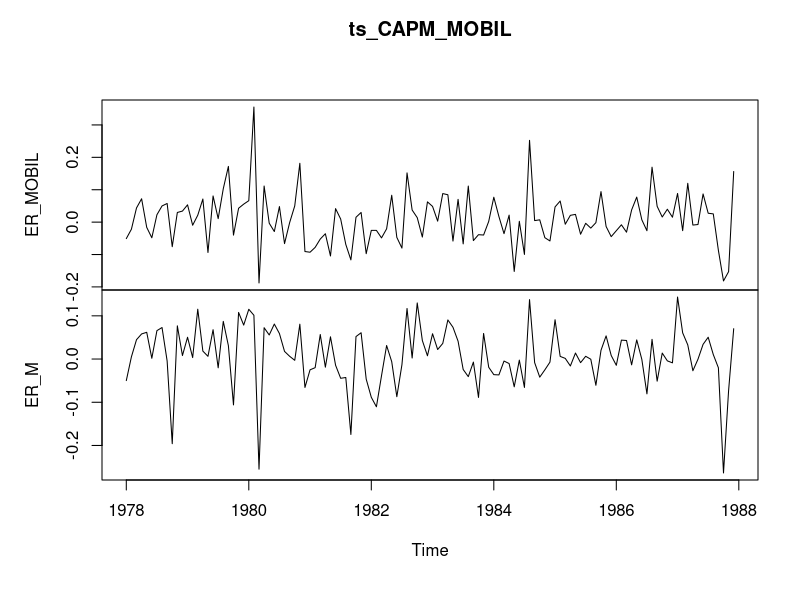
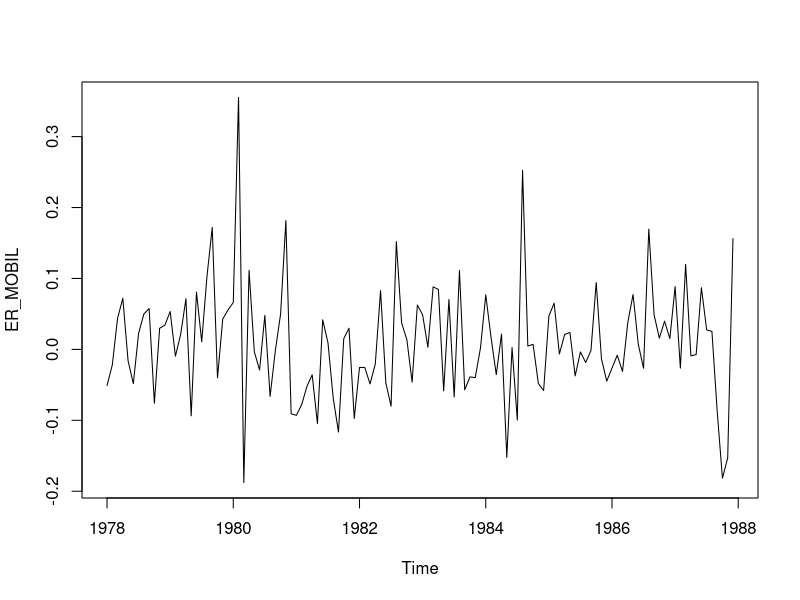
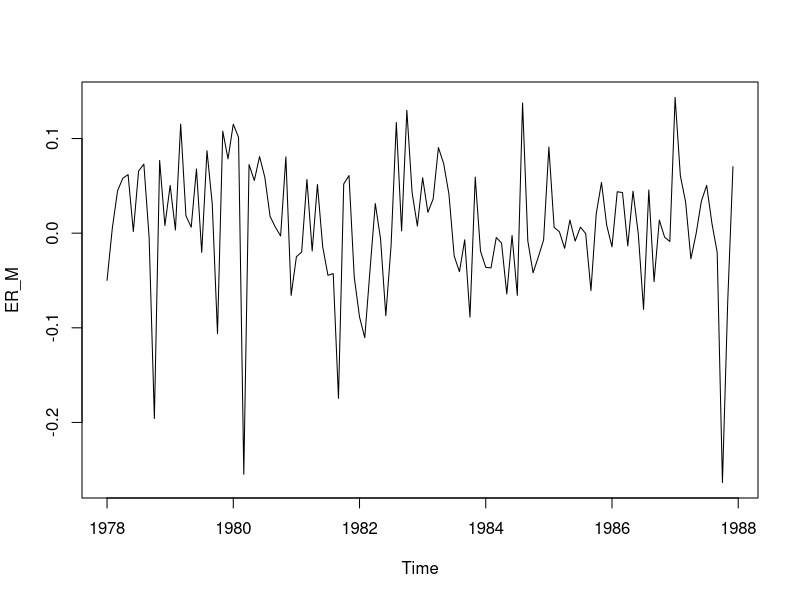
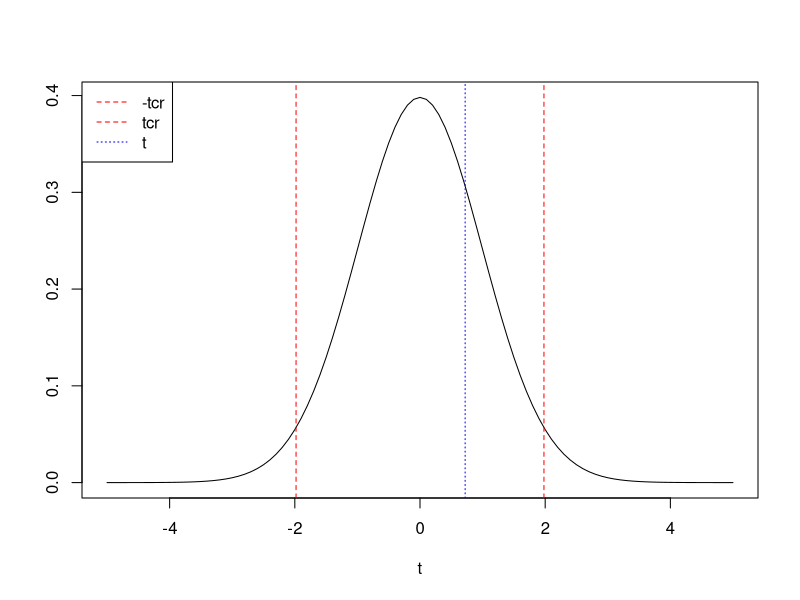
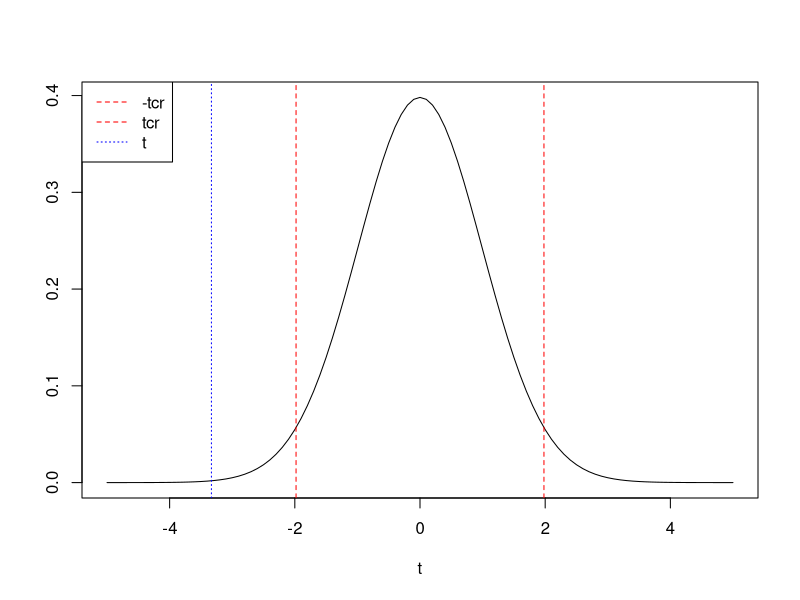
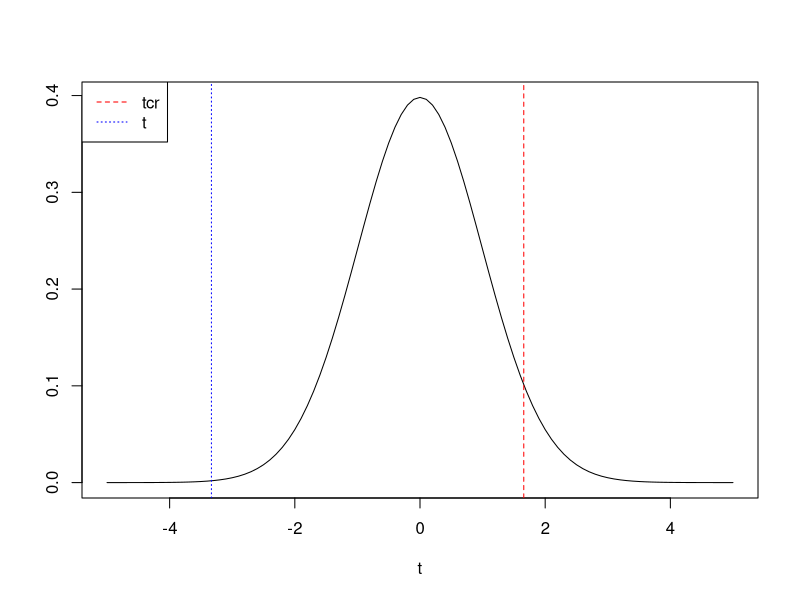
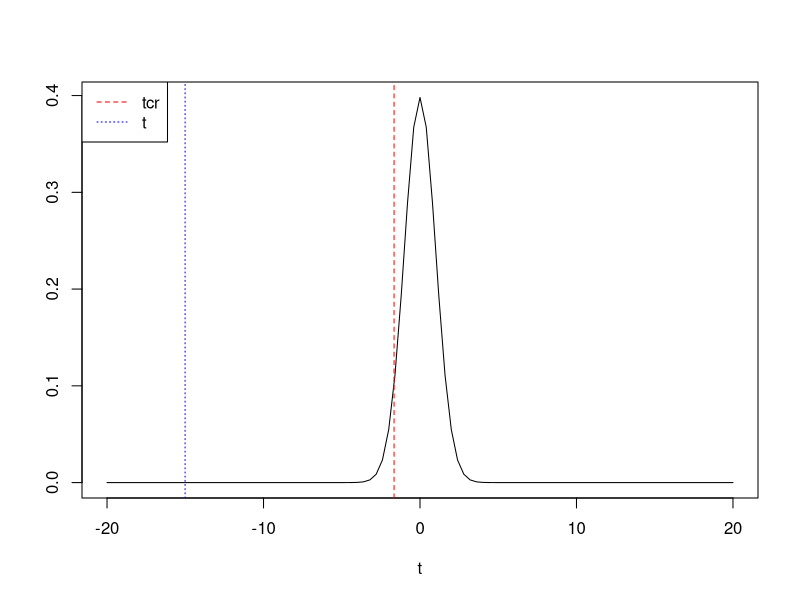

Here is the R script that generated these plots, in order:
setwd("~/Documents/R/_ECOMET_code")
library(readr)
CAPM_MOBIL <- read_csv("CAPM_MOBIL.csv")
ts_CAPM_MOBIL <- ts(CAPM_MOBIL, start=c(1978,1), end = c(1987,12), frequency = 12)
plot(ts_CAPM_MOBIL)
#
ER_MOBIL <- ts_CAPM_MOBIL[,"ER_MOBIL"]
ER_M <- ts_CAPM_MOBIL[,"ER_M"]
ts.plot(ER_MOBIL)
ts.plot(ER_M)
#
#
# Modelo CAPM para las acciones de la empresa Mobil
#
CAPM <- lm (ER_MOBIL~ER_M)
summary(CAPM)
#
# Contrastes de hipótesis
#
# beta1=0 versus beta1≠0
#
# Estadístico t
# Método del valor crítico
alpha <- 0.05 # nivel de significación
b1 <- coef(CAPM)[[1]] # estimación del parámetro beta1
seb1 <- sqrt(vcov(CAPM)[1,1]) # estimación de la desviación típica de beta1
c <- 0
df <- df.residual(CAPM) # grados de libertad
t <- (b1-c)/seb1 # estadístico t
t
tcr <- qt(1-alpha/2, df) # valor crítico
tcr
# Gráfico de la función de densidad t de Student, valor crítico y estadístico t:
curve(dt(x, df), -5, 5, ylab=" ", xlab="t")
abline(v=c(-tcr, tcr, t), col=c("red", "red", "blue"), lty=c(2,2,3))
legend("topleft", legend=c("-tcr", "tcr", "t"), col=c("red", "red", "blue"), lty=c(2, 2, 3))
# Método del P-valor
p <- 2*(1-pt(abs(t), df))
p
# Estadístico F
library(car)
H_0 <- "(Intercept)=0"
linearHypothesis(CAPM,H_0,test="F")
#
# beta2=1 versus beta1≠1
#
# Estadístico t
# Método del valor crítico
alpha <- 0.05 # nivel de significación
b2 <- coef(CAPM)[[2]] # estimación del parámetro beta1
seb2 <- sqrt(vcov(CAPM)[2,2]) # estimación de la desviación típica de beta1
c <- 1
df <- df.residual(CAPM) # grados de libertada
t <- (b2-c)/seb2 # estadístico t
t
tcr <- qt(1-alpha/2, df) # valor crítico
tcr
# Gráfico de la función de densidad t de Student, valor crítico y estadístico t:
curve(dt(x, df), -5, 5, ylab=" ", xlab="t")
abline(v=c(-tcr, tcr, t), col=c("red", "red", "blue"), lty=c(2,2,3))
legend("topleft", legend=c("-tcr", "tcr", "t"), col=c("red", "red", "blue"), lty=c(2, 2, 3))
# Método del P-valor
p <- 2*(1-pt(abs(t), df))
p
# Estadístico F
H_0 <- "ER_M=1"
linearHypothesis(CAPM,H_0,test="F")
#
# Contraste conjunto: beta1=0, beta2=1
H_0 <- c("(Intercept) = 0", "ER_M = 1")
linearHypothesis(CAPM,H_0,test="F")
#
# Contrastes unilaterales
# 
# beta2≤1 versus beta2>1
#
c <- 1
alpha <- 0.05
t <- (b2-c)/seb2
t
tcr <- qt(1-alpha, df) # alpha no se divide por 2
tcr
curve(dt(x, df), -5, 5, ylab=" ", xlab="t")
abline(v=c(tcr, t), col=c("red", "blue"), lty=c(2, 3))
legend("topleft", legend=c("tcr", "t"),
       col=c("red", "blue"), lty=c(2, 3))
#
p <- 1-pt(t, df)
p
# 
# beta2≥2 versus beta2<2
#
c <- 2
alpha <- 0.05
t <- (b2-c)/seb2
t
tcr <- qt(alpha, df) # alpha no se divide por 2
tcr
curve(dt(x, df), -20, 20, ylab=" ", xlab="t")
abline(v=c(tcr, t), col=c("red", "blue"), lty=c(2, 3))
legend("topleft", legend=c("tcr", "t"),
       col=c("red", "blue"), lty=c(2, 3))
#
p <- pt(t, df)
p
# Intervalos de confianza
IntConf <- confint(CAPM)
print(IntConf)
#
# Manualmente
#
alpha <- 0.05
tc <- qt(1-alpha/2, df)
#
inf_b1 <- b1-tc*seb1 # cota inferior
sup_b1 <- b1+tc*seb1 # cota superior
inf_b1 ; sup_b1
#
#
inf_b2 <- b2-tc*seb2 # cota inferior
sup_b2 <- b2+tc*seb2 # cota superior
inf_b2 ; sup_b2
#
# Ajuste del modelo (R^2) y ANOVA
s_CAPM <- summary(CAPM)
print(s_CAPM)
names(s_CAPM)
R2 <- s_CAPM$r.squared
R2
# 
T <- nobs(CAPM)
K <- T-df.residual(CAPM)
T ; K
F_0 <- (R2/(K-1))/((1-R2)/(T-K))
F_0
anova(CAPM)
# Intervalo confianza para sigma
s2 <- s_CAPM$sigma^2
s2
#
alpha <- 0.05
chisqcr1 <- qchisq(alpha/2, df) 
chisqcr2 <- qchisq(1-alpha/2, df)
chisqcr1 ; chisqcr2
inf_s2 <- (T-K)*s2/chisqcr2 # cota inferior
sup_s2 <- (T-K)*s2/chisqcr1 # cota superior
inf_s2 ; sup_s2
#
s <-  sqrt(s2)
inf_s <- sqrt(inf_s2)
sup_s <- sqrt(sup_s2)
inf_s ; s ; sup_s
#
